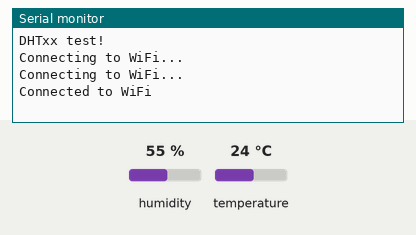
A sketch run on a simulated ESP32. On the bench: the last lines printed to the serial monitor. The test bench sets the inputs (shaded band); at power-on: humidity 55 %, temperature 24 °C. WiFi joins after 1.5 s; servers stay silent unless stated; uploads are accepted with an empty reply.

Above: at 3.2 s.
3.3 s: humidity set to 22 %
At 13.1 s:
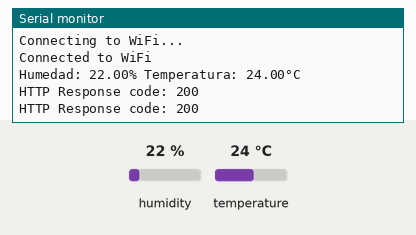
18.3 s: temperature set to 12 °C
At 22.61 s:
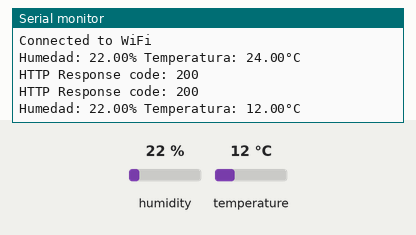
33.3 s: humidity set to 40 %
At 34.3 s:
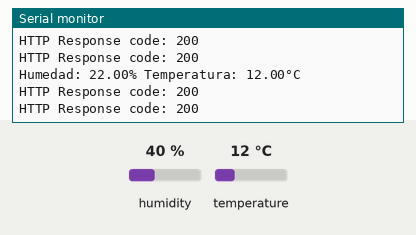

Measured:
- after the input at 3.3 s, the serial monitor: prints a new line after 8.7 s (image 1)
- after the input at 18.3 s, the serial monitor: prints a new line after 4.2 s (image 2)

The sketch:

humidity_temperature.ino
```cpp
/*
 * Ejemplo leer temperatura y humedad
 * Sensor DHT11 y ESP32s
 */
#include <WiFi.h>
#include <HTTPClient.h>
#include <DHT.h>

#include <DHT.h>//https://github.com/adafruit/DHT-sensor-library
#define DHTPIN 0

#define DHTTYPE DHT11   // DHT 11

const char* ssid = "NETLIFE-ONTIVEROS";
const char* password = "ontiveros.2023";
const char* serverName = "http://192.168.100.33:8000/api/";  // URL del servidor al que enviarás los datos


DHT dht(DHTPIN, DHTTYPE);

void setup() {
  Serial.begin(9600);
  Serial.println(F("DHTxx test!"));

  dht.begin();

  WiFi.begin(ssid, password);
  while (WiFi.status() != WL_CONNECTED) {
    delay(1000);
    Serial.println("Connecting to WiFi...");
  }
  Serial.println("Connected to WiFi");
}

void sendPostRequest(float value, const char* endpoint) {
  if (WiFi.status() != WL_CONNECTED) {
    Serial.println("Error en la conexión WiFi");
    return;
  }

  HTTPClient http;
  String postData = "value=" + String(value);
  String url = serverName;
  url+= endpoint;
  http.begin(url);
  http.addHeader("Content-Type", "application/x-www-form-urlencoded");

  int httpResponseCode = http.POST(postData);
  if (httpResponseCode > 0) {
    String response = http.getString();
    Serial.println("HTTP Response code: " + String(httpResponseCode));
    Serial.println(response);
  } else {
    Serial.println("Error en la solicitud POST");
  }
  http.end();
}

void loop() {
  delay(10000);
  float h = dht.readHumidity();
  float t = dht.readTemperature();

  if (isnan(h) || isnan(t)) {
    Serial.println(F("Failed to read from DHT sensor!"));
    return;
  }

  Serial.print(F("Humedad: "));
  Serial.print(h);
  Serial.print(F("% Temperatura: "));
  Serial.print(t);
  Serial.println(F("°C "));

  sendPostRequest(h, "humidity/");
  sendPostRequest(t, "temperature/");
}
```
